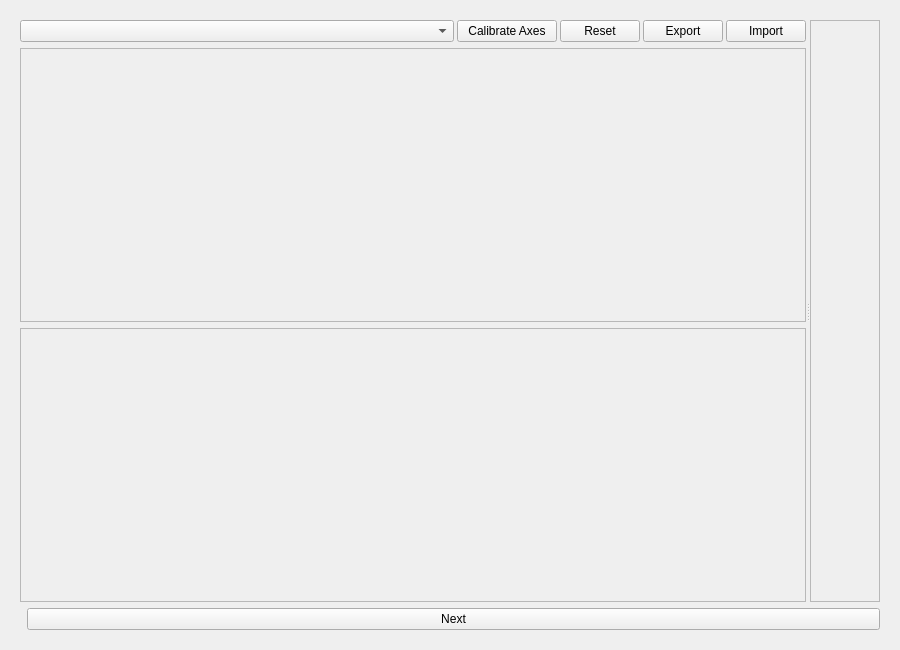
<?xml version="1.0" encoding="UTF-8"?>
<ui version="4.0">
 <class>Joystick_manager</class>
 <widget class="QWidget" name="Joystick_manager">
  <property name="geometry">
   <rect>
    <x>0</x>
    <y>0</y>
    <width>900</width>
    <height>650</height>
   </rect>
  </property>
  <property name="windowTitle">
   <string>Joystick Manager</string>
  </property>
  <layout class="QVBoxLayout" name="verticalLayout_main">
          <item>
          <widget class="QStackedWidget" name="stackedWidget_pages">
           <property name="currentIndex">
            <number>0</number>
           </property>
           <!-- Page 1: Existing content -->
           <widget class="QWidget" name="page_setup">
            <layout class="QVBoxLayout" name="verticalLayout_page1">
             <item>
              <widget class="QSplitter" name="splitter_main">
               <property name="orientation">
                <enum>Qt::Horizontal</enum>
               </property>
               <widget class="QWidget" name="leftContainer">
                <layout class="QVBoxLayout" name="verticalLayout_left">
                 <item>
                  <layout class="QHBoxLayout" name="horizontalLayout">
                   <property name="spacing">
                    <number>3</number>
                   </property>
                   <item>
                    <widget class="QComboBox" name="comboBox_joysticopt">
                     <property name="sizePolicy">
                      <sizepolicy hsizetype="Expanding" vsizetype="Fixed">
                       <horstretch>0</horstretch>
                       <verstretch>0</verstretch>
                      </sizepolicy>
                     </property>
                     <property name="minimumSize">
                      <size>
                       <width>200</width>
                       <height>0</height>
                      </size>
                     </property>
                     <property name="sizeAdjustPolicy">
                      <enum>QComboBox::AdjustToContents</enum>
                     </property>
                    </widget>
                   </item>
                   <item>
                    <widget class="QPushButton" name="pushButton_cal_axes">
                     <property name="sizePolicy">
                      <sizepolicy hsizetype="Minimum" vsizetype="Fixed">
                       <horstretch>0</horstretch>
                       <verstretch>0</verstretch>
                      </sizepolicy>
                     </property>
                     <property name="minimumSize">
                      <size>
                       <width>100</width>
                       <height>0</height>
                      </size>
                     </property>
                     <property name="text">
                      <string>Calibrate Axes</string>
                     </property>
                     <property name="checkable">
                      <bool>true</bool>
                     </property>
                    </widget>
                   </item>
                   <item>
                    <widget class="QPushButton" name="pushButton_reset">
                     <property name="sizePolicy">
                      <sizepolicy hsizetype="Minimum" vsizetype="Fixed">
                       <horstretch>0</horstretch>
                       <verstretch>0</verstretch>
                      </sizepolicy>
                     </property>
                     <property name="minimumSize">
                      <size>
                       <width>50</width>
                       <height>0</height>
                      </size>
                     </property>
                     <property name="text">
                      <string>Reset</string>
                     </property>
                     <property name="checkable">
                      <bool>false</bool>
                     </property>
                     <property name="checked">
                      <bool>false</bool>
                     </property>
                    </widget>
                   </item>
                   <item>
                    <widget class="QPushButton" name="pushButton_export">
                     <property name="sizePolicy">
                      <sizepolicy hsizetype="Minimum" vsizetype="Fixed">
                       <horstretch>0</horstretch>
                       <verstretch>0</verstretch>
                      </sizepolicy>
                     </property>
                     <property name="minimumSize">
                      <size>
                       <width>60</width>
                       <height>0</height>
                      </size>
                     </property>
                     <property name="text">
                      <string>Export</string>
                     </property>
                    </widget>
                   </item>
                   <item>
                    <widget class="QPushButton" name="pushButton_import">
                     <property name="sizePolicy">
                      <sizepolicy hsizetype="Minimum" vsizetype="Fixed">
                       <horstretch>0</horstretch>
                       <verstretch>0</verstretch>
                      </sizepolicy>
                     </property>
                     <property name="minimumSize">
                      <size>
                       <width>60</width>
                       <height>0</height>
                      </size>
                     </property>
                     <property name="text">
                      <string>Import</string>
                     </property>
                    </widget>
                   </item>
                  </layout>
                 </item>
                 <item>
                  <widget class="QScrollArea" name="scrollArea_axes">
                   <property name="sizePolicy">
                    <sizepolicy hsizetype="Expanding" vsizetype="Expanding">
                     <horstretch>0</horstretch>
                     <verstretch>0</verstretch>
                    </sizepolicy>
                   </property>
                   <property name="horizontalScrollBarPolicy">
                    <enum>Qt::ScrollBarAsNeeded</enum>
                   </property>
                   <property name="sizeAdjustPolicy">
                    <enum>QAbstractScrollArea::AdjustIgnored</enum>
                   </property>
                   <property name="widgetResizable">
                    <bool>true</bool>
                   </property>
                   <widget class="QWidget" name="scrollAreaWidgetContents_2">
                    <property name="geometry">
                     <rect>
                      <x>0</x>
                      <y>0</y>
                      <width>580</width>
                      <height>120</height>
                     </rect>
                    </property>
                    <property name="sizePolicy">
                     <sizepolicy hsizetype="Preferred" vsizetype="Preferred">
                      <horstretch>0</horstretch>
                      <verstretch>0</verstretch>
                     </sizepolicy>
                    </property>
                   </widget>
                  </widget>
                 </item>
                 <item>
                  <widget class="QScrollArea" name="scrollArea_buttons">
                   <property name="sizePolicy">
                    <sizepolicy hsizetype="Expanding" vsizetype="Expanding">
                     <horstretch>0</horstretch>
                     <verstretch>0</verstretch>
                    </sizepolicy>
                   </property>
                   <property name="sizeAdjustPolicy">
                    <enum>QAbstractScrollArea::AdjustIgnored</enum>
                   </property>
                   <property name="widgetResizable">
                    <bool>true</bool>
                   </property>
                   <widget class="QWidget" name="scrollAreaWidgetContents">
                    <property name="geometry">
                     <rect>
                      <x>0</x>
                      <y>0</y>
                      <width>580</width>
                      <height>120</height>
                     </rect>
                    </property>
                    <property name="sizePolicy">
                     <sizepolicy hsizetype="Preferred" vsizetype="Preferred">
                      <horstretch>0</horstretch>
                      <verstretch>0</verstretch>
                     </sizepolicy>
                    </property>
                   </widget>
                  </widget>
                 </item>
                </layout>
               </widget>
               <widget class="QScrollArea" name="scrollArea_povs">
                <property name="widgetResizable">
                 <bool>true</bool>
                </property>
                <widget class="QWidget" name="scrollAreaWidgetContents_povs">
                 <layout class="QVBoxLayout" name="verticalLayout_povs">
                  <!-- ...existing POVs content... -->
                 </layout>
                </widget>
               </widget>
              </widget>
             </item>
             <item>
              <layout class="QHBoxLayout" name="horizontalLayout_nav1">
               <item>
                <spacer name="horizontalSpacer_nav1">
                 <property name="orientation">
                  <enum>Qt::Horizontal</enum>
                 </property>
                </spacer>
               </item>
               <item>
                <widget class="QPushButton" name="button_next">
                 <property name="text">
                  <string>Next</string>
                 </property>
                </widget>
               </item>
              </layout>
             </item>
            </layout>
           </widget>
           <!-- Page 2: Relay/Message management -->
           <widget class="QWidget" name="page_relays">
            <layout class="QVBoxLayout" name="verticalLayout_page2">
             <item>
              <layout class="QHBoxLayout" name="horizontalLayout_relays">
             <!-- Left column: Assigned roles list -->
             <item>
              <widget class="QScrollArea" name="scrollArea_roles">
               <property name="widgetResizable">
                <bool>true</bool>
               </property>
               <widget class="QWidget" name="scrollAreaWidgetContents_roles">
                <layout class="QVBoxLayout" name="verticalLayout_roles">
                 <!-- Dynamic: List of assigned roles and values -->
                </layout>
               </widget>
              </widget>
             </item>
             <!-- Center column: Control buttons -->
             <item>
              <widget class="QWidget" name="widget_controls">
               <layout class="QVBoxLayout" name="verticalLayout_controls">
                <item>
                 <widget class="QPushButton" name="button_add">
                  <property name="text">
                   <string>Add</string>
                  </property>
                 </widget>
                </item>
                <item>
                 <widget class="QPushButton" name="button_remove">
                  <property name="text">
                   <string>Remove</string>
                  </property>
                 </widget>
                </item>
                <item>
                 <widget class="QPushButton" name="button_edit">
                  <property name="text">
                   <string>Edit</string>
                  </property>
                 </widget>
                </item>
                <item>
                 <spacer name="verticalSpacer_controls">
                  <property name="orientation">
                   <enum>Qt::Vertical</enum>
                  </property>
                  <property name="sizeHint" stdset="0">
                   <size>
                    <width>20</width>
                    <height>40</height>
                   </size>
                  </property>
                 </spacer>
                </item>
               </layout>
              </widget>
             </item>
             <!-- Right column: Relay/message tree -->
             <item>
              <widget class="QScrollArea" name="scrollArea_relays">
               <property name="widgetResizable">
                <bool>true</bool>
               </property>
               <widget class="QWidget" name="scrollAreaWidgetContents_relays">
                <layout class="QVBoxLayout" name="verticalLayout_relays">
                 <!-- Dynamic: List of relay/message trees -->
                </layout>
               </widget>
              </widget>
             </item>
              </layout>  <!-- close horizontalLayout_relays -->
             </item>
             <item>
              <layout class="QHBoxLayout" name="horizontalLayout_nav2">
               <item>
                <widget class="QPushButton" name="button_back">
                 <property name="text">
                  <string>Back</string>
                 </property>
                </widget>
               </item>
               <item>
                <spacer name="horizontalSpacer_nav2">
                 <property name="orientation">
                  <enum>Qt::Horizontal</enum>
                 </property>
                </spacer>
               </item>
              </layout>
             </item>
            </layout> <!-- close verticalLayout_page2 -->
           </widget>
          </widget>
         </item>
        </layout>
       </widget>
 <resources/>
 <connections/>
</ui>
